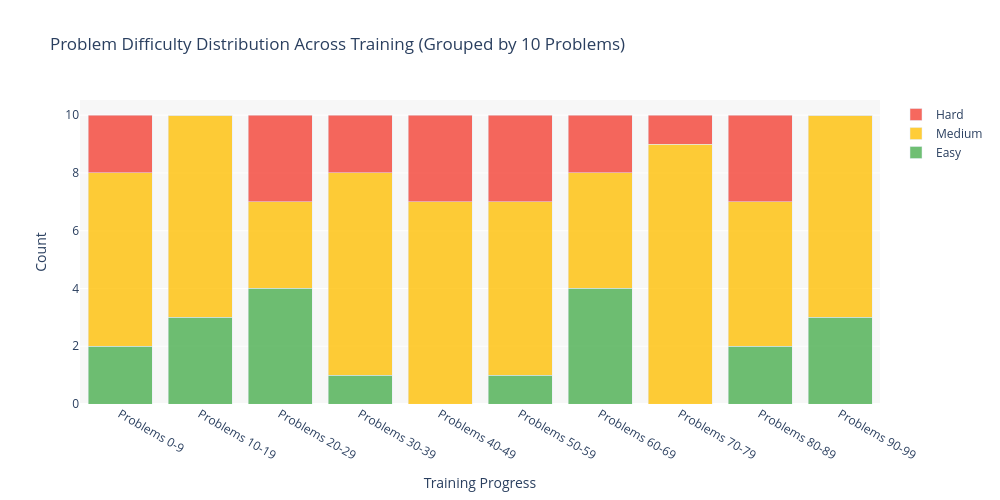

The notebook cell this image was saved under:
### Code cell
# Configuration: group size (number of problems per group)
group_size = 10  # Change this to adjust grouping

# Prepare data for stacked plot
df_sample['group'] = (df_sample.index // group_size).astype(int)

# Count difficulty levels per group
difficulty_counts = df_sample.groupby(['group', 'difficulty']).size().unstack(fill_value=0)

# Create group labels
group_labels = [f"Problems {i*group_size}-{(i+1)*group_size-1}" for i in range(len(difficulty_counts))]

# Define colors for difficulty levels
colors = {
    'Easy': 'rgba(76, 175, 80, 0.8)',      # Green
    'Medium': 'rgba(255, 193, 7, 0.8)',    # Amber
    'Hard': 'rgba(244, 67, 54, 0.8)'       # Red
}

# Create stacked bar chart
fig = go.Figure()

for difficulty in ['Easy', 'Medium', 'Hard']:
    if difficulty in difficulty_counts.columns:
        fig.add_trace(go.Bar(
            x=group_labels,
            y=difficulty_counts[difficulty],
            name=difficulty.capitalize(),
            marker=dict(color=colors.get(difficulty, 'gray')),
            hovertemplate='<b>%{x}</b><br>' + difficulty.capitalize() + ': %{y}<extra></extra>'
        ))

fig.update_layout(
    title=f"Problem Difficulty Distribution Across Training (Grouped by {group_size} Problems)",
    xaxis_title="Training Progress",
    yaxis_title="Count",
    barmode='stack',
    height=500,
    width=1000,
    plot_bgcolor='rgba(240, 240, 240, 0.5)',
    font=dict(size=12),
    hovermode='x unified'
)

fig.show()

print(f"Difficulty Distribution (group size={group_size}):")
print(difficulty_counts)

### Figure 1 — Plotly figure (JSON) as saved in the notebook; plotly's stock layout.template omitted (floating-point values rounded to 4 significant figures)
{"data": [{"hovertemplate": "<b>%{x}</b><br>Easy: %{y}<extra></extra>", "marker": {"color": "rgba(76, 175, 80, 0.8)"}, "name": "Easy", "type": "bar", "x": ["Problems 0-9", "Problems 10-19", "Problems 20-29", "Problems 30-39", "Problems 40-49", "Problems 50-59", "Problems 60-69", "Problems 70-79", "Problems 80-89", "Problems 90-99"], "y": [2, 3, 4, 1, 0, 1, 4, 0, 2, 3]}, {"hovertemplate": "<b>%{x}</b><br>Medium: %{y}<extra></extra>", "marker": {"color": "rgba(255, 193, 7, 0.8)"}, "name": "Medium", "type": "bar", "x": ["Problems 0-9", "Problems 10-19", "Problems 20-29", "Problems 30-39", "Problems 40-49", "Problems 50-59", "Problems 60-69", "Problems 70-79", "Problems 80-89", "Problems 90-99"], "y": [6, 7, 3, 7, 7, 6, 4, 9, 5, 7]}, {"hovertemplate": "<b>%{x}</b><br>Hard: %{y}<extra></extra>", "marker": {"color": "rgba(244, 67, 54, 0.8)"}, "name": "Hard", "type": "bar", "x": ["Problems 0-9", "Problems 10-19", "Problems 20-29", "Problems 30-39", "Problems 40-49", "Problems 50-59", "Problems 60-69", "Problems 70-79", "Problems 80-89", "Problems 90-99"], "y": [2, 0, 3, 2, 3, 3, 2, 1, 3, 0]}], "layout": {"barmode": "stack", "font": {"size": 12}, "height": 500, "hovermode": "x unified", "plot_bgcolor": "rgba(240, 240, 240, 0.5)", "title": {"text": "Problem Difficulty Distribution Across Training (Grouped by 10 Problems)"}, "width": 1000, "xaxis": {"title": {"text": "Training Progress"}}, "yaxis": {"title": {"text": "Count"}}}}
